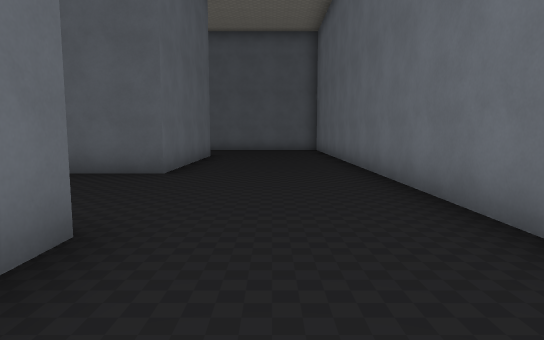
view 1 (above)

23 first-person views from a walk through a level from a Godot 3-D game. The camera is 1.5 m above the floor, tilts 6° down and sees 75° across. The floor is counted in squares, 2 m on a side. Each view is taken from the middle of a square. On the plan, view 1 faces up. The plan holds only what a view shows up to about 11 squares ahead; the rest is blank. The place goes on beyond the plan. Some surface patterns are stand-ins.

view 2
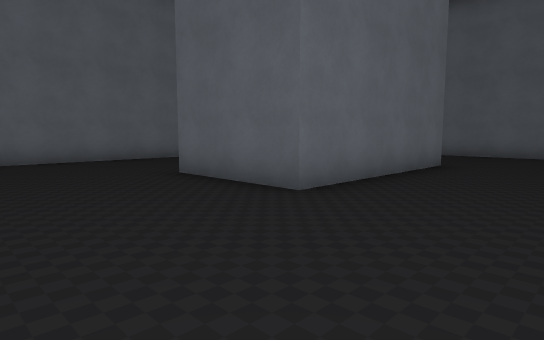

view 3
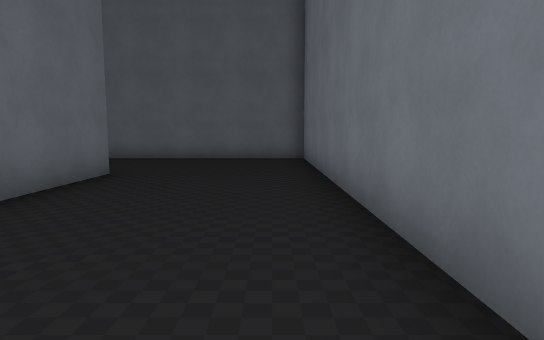

view 4
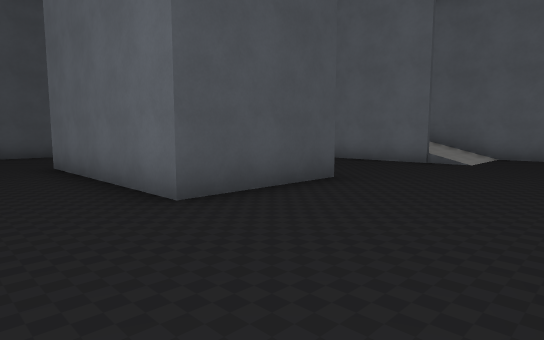

view 5
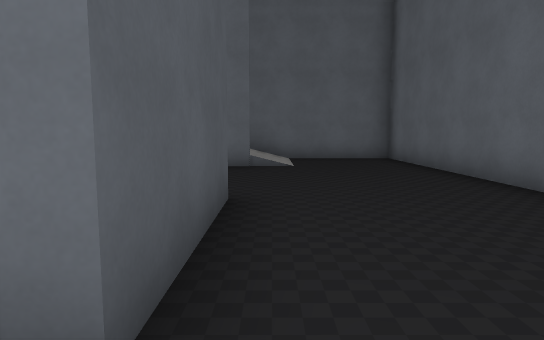

view 6
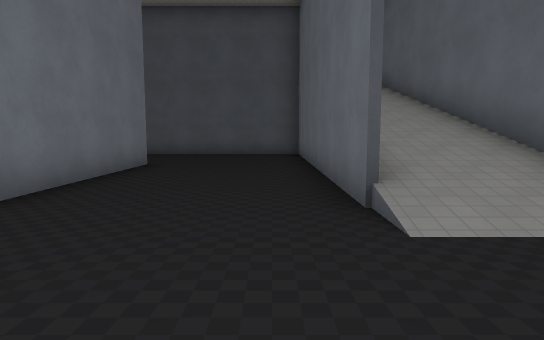

view 7
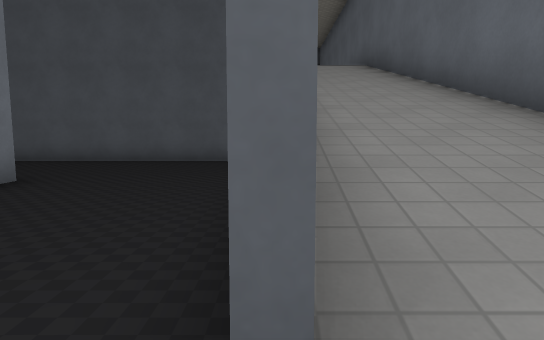

view 8
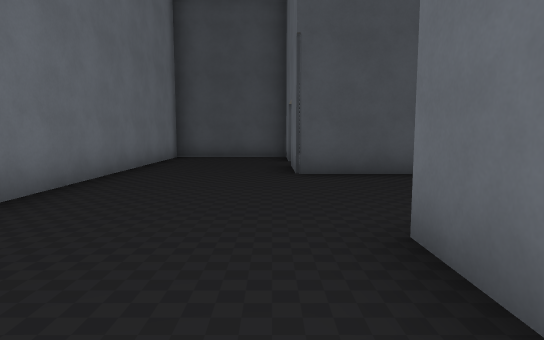

view 9
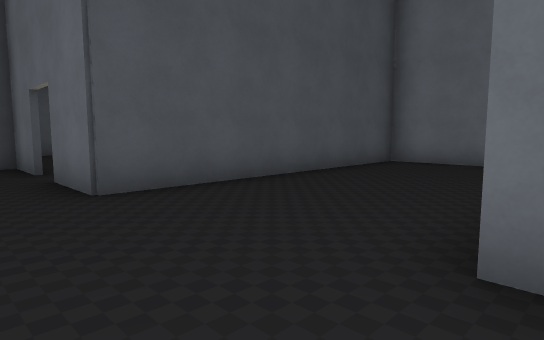

view 10
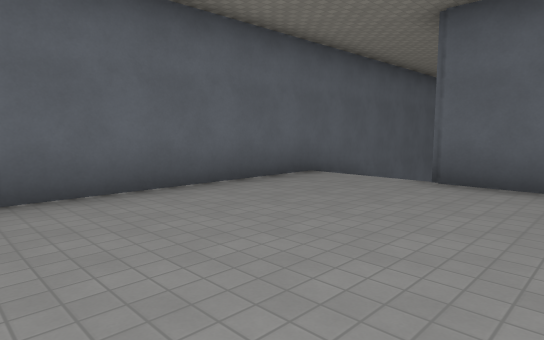

view 11
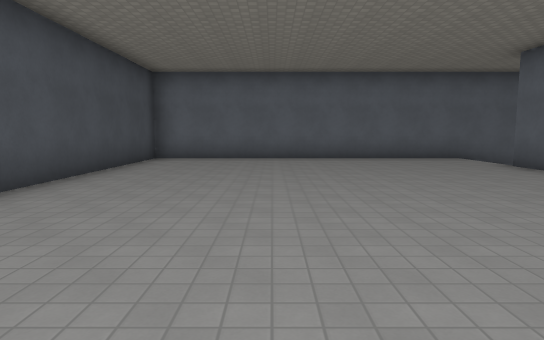

view 12
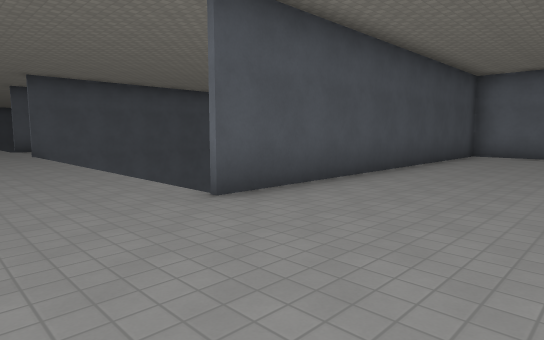

view 13
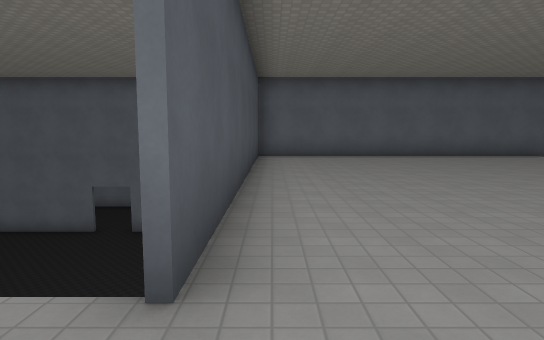

view 14
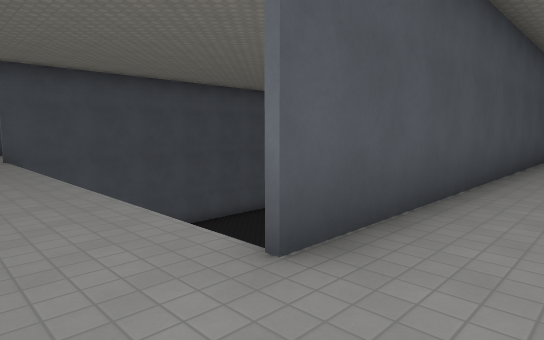

view 15
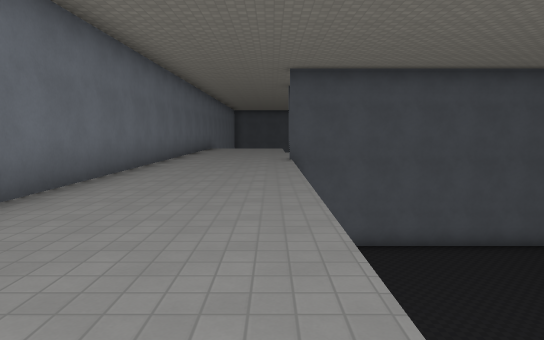

view 16
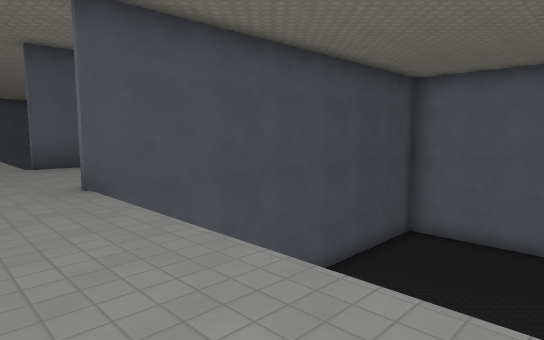

view 17
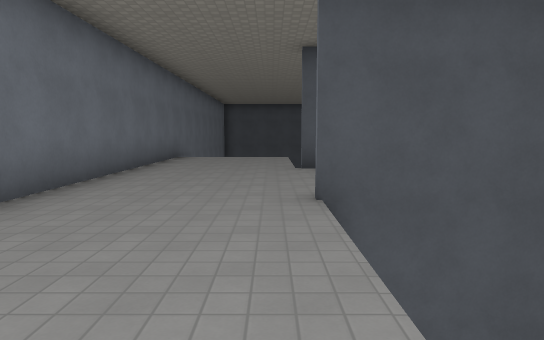

view 18
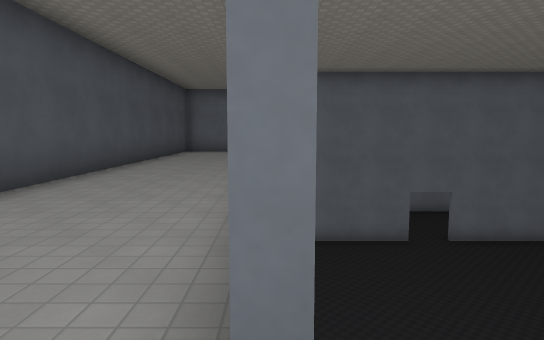

view 19
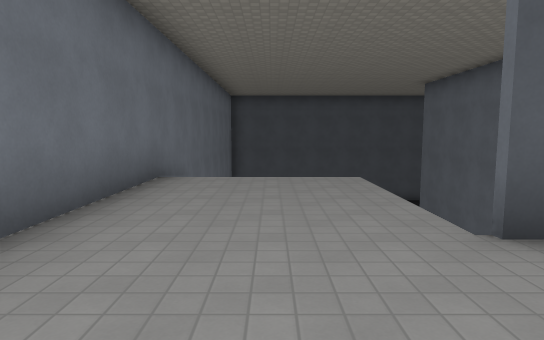

view 20
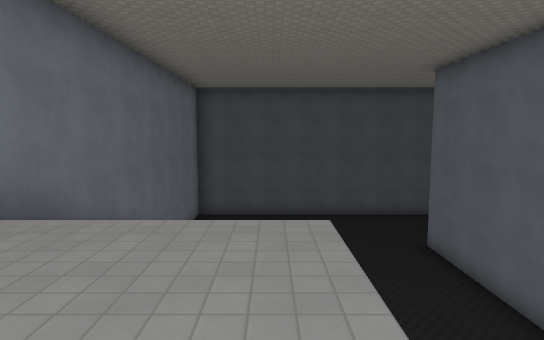

view 21
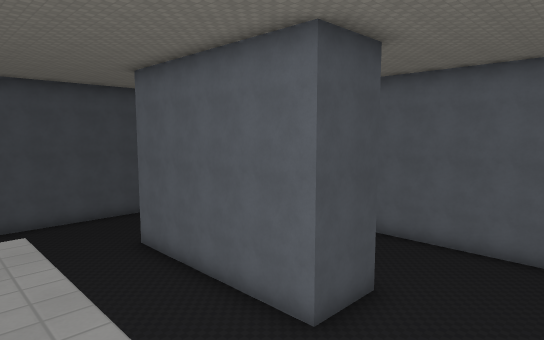

view 22
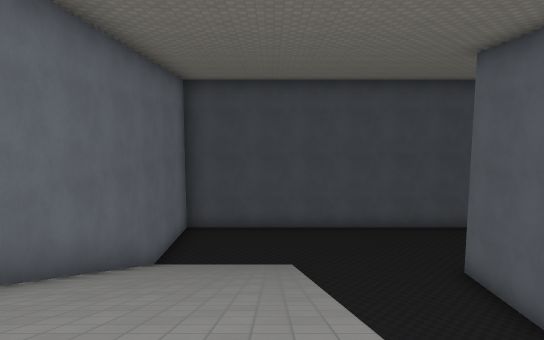

view 23
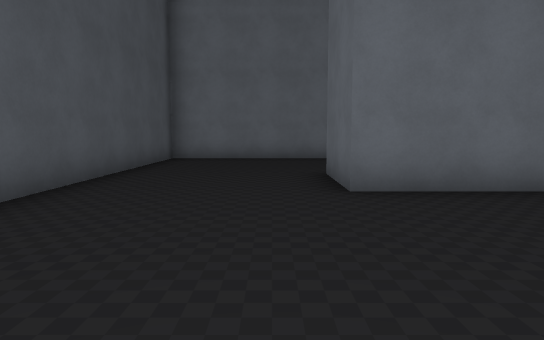

### Floor plan
Key: @ floor where view 1 was taken; # wall or solid block; x gap in a wall; . main floor; : floor 5 m higher than the main floor; / step, stairs or slope; v drop or lower ground.
Columns run from 12 left of view 1 to 2 right of it. Each row starts with its distance up from view 1.
 16 ###############
 15 #.............#
 14 #.............#
 13 #.............#
 12 #///..........#
 11 #//#...####...#
 10 #//#...#  #...#
  9 #//#...#  #...#
  8 #//#...#  #...#
  7 #//#...####...#
  6 #//#..........#
  5 #//#..........#
  4 #//#..........#
  3 #//####### ...#
  2 #:::::    ##..#
  1 #::::::    #..#
  0 #:::::::: :#@.#
 -1 #::::::::::#..#
 -2 #::::::::::####
 -3 #:::::::::::::
 -4 #:::::::::::::
 -5 #:::::::::::::
 -6 #:::::::::::::
 -7 ##########v:::
 -8  v        v:::
 -9  vvvvv    v:::
-10  vvvvv    v:::#
-11  vvvvv vvvv:::#
-12 #vvvvvvvvvv:::#
-13  #vvvvvvvvv:::#
-14  #vvvvvvvvv:::#
-15  #vvvvvvvvv:::#
-16  ##########:::#
-17  :::::::::::::#
-18 ::::::::::::::#
-19 ::::x##  ##:::#
-20 #         .:::#
-21 #.....     :::#
-22 #......    :::#
-23 #.......   ///#
-24 #....##..  ///#
-25 #..   #... ///#
-26       #... ///#
-27       #... ///#
-28       #....///#
-29 #     #....///#
-30 #....##....///#
-31 #.............#
-32 #.............#
-33 #.............#
-34 ########

Positions as (right, up) in squares from view 1, and headings:
1: (0, 0), facing up
2: (1, 3), facing up-left
3: (1, 5), facing up
4: (0, 15), facing down-left
5: (-1, 12), facing left
6: (-8, 15), facing down
7: (-9, 12), facing down
8: (-1, 9), facing down
9: (0, 7), facing down-left
10: (-7, -3), facing up-left
11: (-1, -3), facing left
12: (1, -3), facing down-left
13: (0, -6), facing left
14: (0, -5), facing down-left
15: (-1, -6), facing down
16: (0, -11), facing down-left
17: (-1, -12), facing down
18: (-1, -16), facing left
19: (0, -17), facing down
20: (-1, -20), facing down
21: (-1, -20), facing down-left
22: (-1, -22), facing down
23: (-1, -31), facing left
